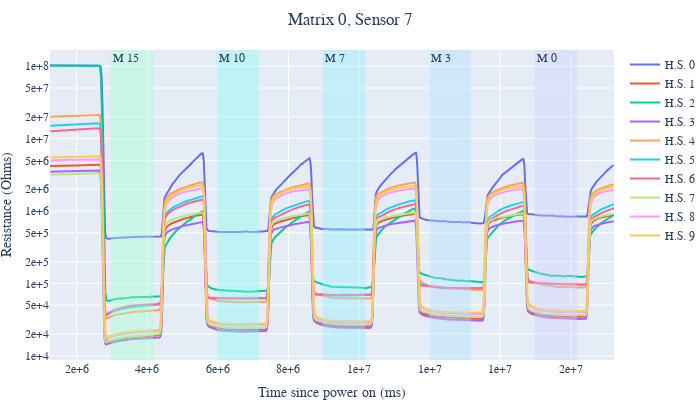

The code cell stored with this chart in its notebook:
### Code cell
plot_data_arr(sensor_data, 0, 7, sensor_labels, skip=50, cut=10)

### Figure 1 — Plotly figure (JSON) as saved in the notebook; plotly's stock layout.template omitted (floating-point values rounded to 4 significant figures; data arrays with more than 128 entries replaced by an {"elided": "..."} marker saying what was removed)
{"data": [{"mode": "lines", "name": "H.S. 0", "showlegend": true, "type": "scatter", "x": {"elided": "646 int values"}, "y": {"elided": "646 float values"}}, {"mode": "lines", "name": "H.S. 1", "showlegend": true, "type": "scatter", "x": {"elided": "646 int values"}, "y": {"elided": "646 float values"}}, {"mode": "lines", "name": "H.S. 2", "showlegend": true, "type": "scatter", "x": {"elided": "646 int values"}, "y": {"elided": "646 float values"}}, {"mode": "lines", "name": "H.S. 3", "showlegend": true, "type": "scatter", "x": {"elided": "646 int values"}, "y": {"elided": "646 float values"}}, {"mode": "lines", "name": "H.S. 4", "showlegend": true, "type": "scatter", "x": {"elided": "646 int values"}, "y": {"elided": "646 float values"}}, {"mode": "lines", "name": "H.S. 5", "showlegend": true, "type": "scatter", "x": {"elided": "646 int values"}, "y": {"elided": "646 float values"}}, {"mode": "lines", "name": "H.S. 6", "showlegend": true, "type": "scatter", "x": {"elided": "646 int values"}, "y": {"elided": "646 float values"}}, {"mode": "lines", "name": "H.S. 7", "showlegend": true, "type": "scatter", "x": {"elided": "646 int values"}, "y": {"elided": "646 float values"}}, {"mode": "lines", "name": "H.S. 8", "showlegend": true, "type": "scatter", "x": {"elided": "645 int values"}, "y": {"elided": "645 float values"}}, {"mode": "lines", "name": "H.S. 9", "showlegend": true, "type": "scatter", "x": {"elided": "645 int values"}, "y": {"elided": "645 float values"}}], "layout": {"annotations": [{"showarrow": false, "text": "M 15", "x": 2972766, "xanchor": "left", "xref": "x", "y": 1, "yanchor": "top", "yref": "y domain"}, {"showarrow": false, "text": "M 10", "x": 5972287, "xanchor": "left", "xref": "x", "y": 1, "yanchor": "top", "yref": "y domain"}, {"showarrow": false, "text": "M 7", "x": 8972024, "xanchor": "left", "xref": "x", "y": 1, "yanchor": "top", "yref": "y domain"}, {"showarrow": false, "text": "M 3", "x": 11971687, "xanchor": "left", "xref": "x", "y": 1, "yanchor": "top", "yref": "y domain"}, {"showarrow": false, "text": "M 0", "x": 14971105, "xanchor": "left", "xref": "x", "y": 1, "yanchor": "top", "yref": "y domain"}], "font": {"family": "Times New Roman"}, "height": 400, "margin": {"b": 0, "l": 0, "r": 10, "t": 50}, "shapes": [{"fillcolor": "#a0fecd", "line": {"width": 0}, "opacity": 0.4, "type": "rect", "x0": 2972766, "x1": 4172628, "xref": "x", "y0": 0, "y1": 1, "yref": "y domain"}, {"fillcolor": "#88f8ef", "line": {"width": 0}, "opacity": 0.4, "type": "rect", "x0": 5972287, "x1": 7172081, "xref": "x", "y0": 0, "y1": 1, "yref": "y domain"}, {"fillcolor": "#91edff", "line": {"width": 0}, "opacity": 0.4, "type": "rect", "x0": 8972024, "x1": 10171736, "xref": "x", "y0": 0, "y1": 1, "yref": "y domain"}, {"fillcolor": "#afdfff", "line": {"width": 0}, "opacity": 0.4, "type": "rect", "x0": 11971687, "x1": 13171400, "xref": "x", "y0": 0, "y1": 1, "yref": "y domain"}, {"fillcolor": "#cdd0ff", "line": {"width": 0}, "opacity": 0.4, "type": "rect", "x0": 14971105, "x1": 16171005, "xref": "x", "y0": 0, "y1": 1, "yref": "y domain"}], "title": {"font": {"family": "Times New Roman"}, "pad": {"b": 0, "l": 0, "r": 0, "t": 0}, "text": "Matrix 0, Sensor 7", "x": 0.5}, "width": 700, "xaxis": {"tickformat": ".0e", "title": {"text": "Time since power on (ms)"}}, "yaxis": {"tickformat": ".0e", "title": {"text": "Resistance (Ohms)"}, "type": "log"}}}
